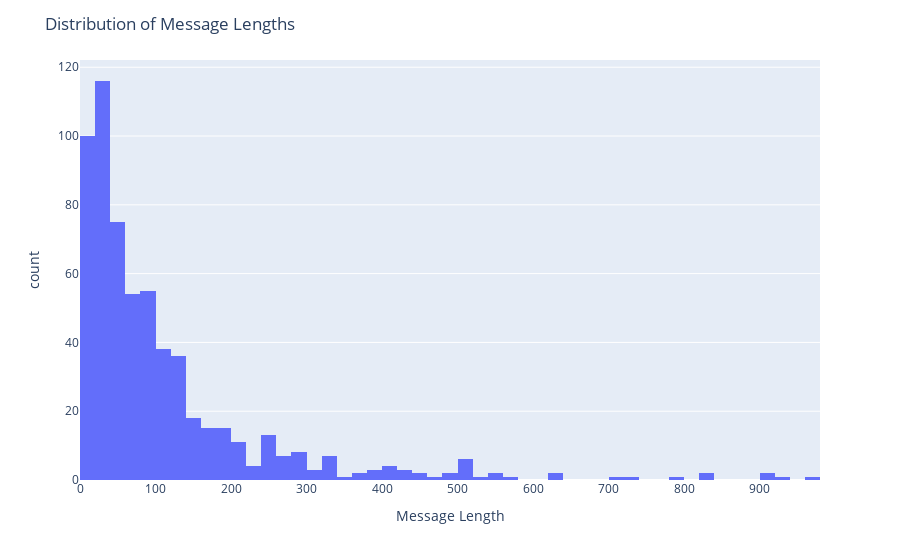

The code cell stored with this chart in its notebook:
### Markdown cell above
### Message data

### Code cell
# Assuming your DataFrame is named df
message_lengths = data['message'].str.len()

# Create a histogram plot using Plotly Express
fig = px.histogram(x=message_lengths, nbins=50, labels={'x': 'Message Length', 'y': 'Frequency'})
fig.update_layout(title='Distribution of Message Lengths')
fig.show()

#Save
fig.write_image('./images/message_length_histogram.pdf', format='pdf')

### Figure 1 — Plotly figure (JSON) as saved in the notebook; plotly's stock layout.template omitted (floating-point values rounded to 4 significant figures; data arrays with more than 128 entries replaced by an {"elided": "..."} marker saying what was removed)
{"data": [{"alignmentgroup": "True", "bingroup": "x", "hovertemplate": "Message Length=%{x}<br>count=%{y}<extra></extra>", "legendgroup": "", "marker": {"color": "#636efa", "pattern": {"shape": ""}}, "name": "", "nbinsx": 50, "offsetgroup": "", "orientation": "v", "showlegend": false, "type": "histogram", "x": {"elided": "614 int values"}, "xaxis": "x", "yaxis": "y"}], "layout": {"barmode": "relative", "legend": {"tracegroupgap": 0}, "margin": {"t": 60}, "title": {"text": "Distribution of Message Lengths"}, "xaxis": {"anchor": "y", "domain": [0, 1], "title": {"text": "Message Length"}}, "yaxis": {"anchor": "x", "domain": [0, 1], "title": {"text": "count"}}}}
